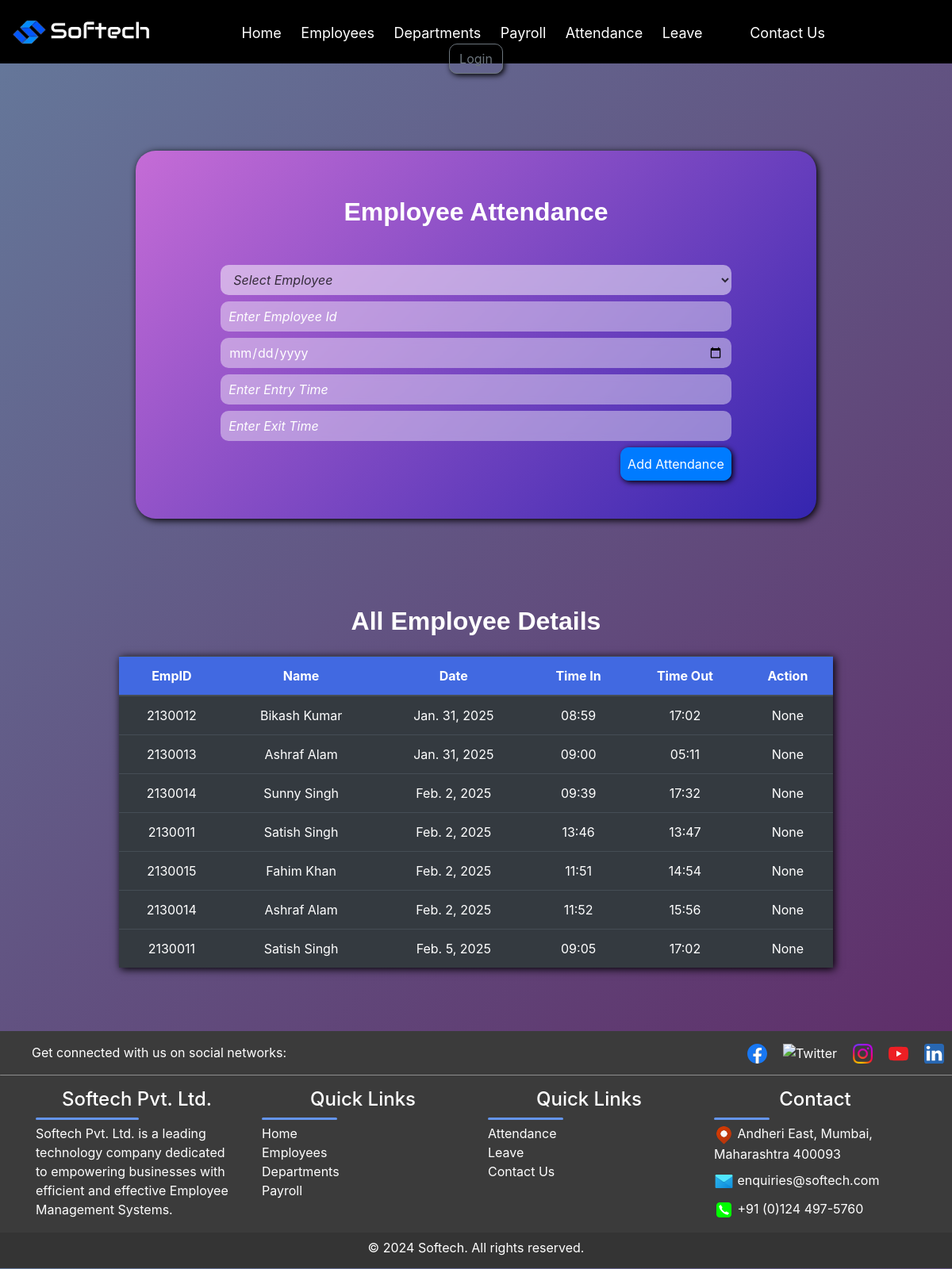
The app's page /attendance with its own data.
### app/models.py (models this page shows, shortened)
class Employees(models.Model):
      emp_id = models.CharField(max_length=10, primary_key=True)
      emp_name = models.CharField(max_length=100)
      mobile_number = models.CharField(max_length=15)
      email = models.EmailField()
      address = models.TextField()
      department_name = models.ForeignKey(Departments, on_delete=models.CASCADE)
      role = models.CharField(max_length=100)
      def __str__(self):
        return str(self.emp_name)

class Attendance(models.Model):
      emp_name = models.ForeignKey(Employees, on_delete=models.CASCADE)
      emp_id = models.CharField(max_length=100)
      date = models.DateField()
      time_in = models.CharField(max_length=20)
      time_out = models.CharField(max_length=20)
      action = models.CharField(max_length=100,null=True,blank=True)

### app/views.py (the view, shortened to what this page needs)
# urls.py: path('attendance', views.attendance_page, name="attendance"),
def attendance_page(request):
    attendance=Attendance.objects.all()
    form=AttendanceForm()
    context = {'attendance':attendance,'form':form}
    return render(request, 'app/attendance.html', context)

### app/templates/app/attendance.html (shortened to what this page needs)
{% extends "base_template/base.html" %}
{% load static %}
{% block content %}
         <form method="POST" class="bg-body py-5 justify-content-center" id="formbackground">
            <h2 class="fs-3 fw-bold text-decoration-underline mb-5">Employee Attendance</h2>
            {{form.emp_name}}
            {{form.emp_id}}
            {{form.date}}
            {{form.time_in}}
            {{form.time_out}}
            <div class="d-flex justify-content-end w-75 mx-auto">
              <button class="btn btn-primary p-2"  id="addBtn" type="submit">Add Attendance</button>
          </div>
          </form>
        <div class="w-auto mx-auto">
            <h2 class="fs-3 fw-bold text-decoration-underline mb-2 mt-5">All Employee Details</h2>
            <table class="table table-dark table-hover mt-4 mb-5 text-center w-75">
               <thead class="fw-bold">
                   <th>EmpID</th>
                   <th>Name</th>
                   <th>Date</th>
                   <th>Time In</th>
                   <th>Time Out</th>
                   <th>Action</th>
               </thead>
               <tbody id="AttendanceTable">
                {% for a in attendance %}
                <tr>
                  <td>{{a.emp_id}}</td>
                  <td>{{a.emp_name}}</td>
                  <td>{{a.date}}</td>
                  <td>{{a.time_in}}</td>
                  <td>{{a.time_out}}</td>
                  <td>{{a.action}}</td>
                </tr>
                {% endfor %}
               </tbody>
            </table>
        </div>
      {% endblock content %}

### app/static/app/CSS_files/index.css (style rules this page uses)
body { background-image: url("https://images.pexels.com/photos/7078666/pexels-photo-7078666.jpeg?auto=compress&cs=tinysrgb&w=1260&h=750&dpr=1"); background-size: cover; }
button { margin: 20px 0; border-radius: 10px !important; }
::placeholder { color: white !important; }

### app/static/app/CSS_files/style.css (style rules this page uses)
body { background: linear-gradient(135deg, #647095 0%, #5e2563 100%); color: white !important; margin: 0 !important; padding: 0 !important; overflow-x: hidden; }
.bg-body { background-color: rebeccapurple !important; }
h2 { font-family: Helvetica; text-align: center; }
table thead { color: white; font-weight: bold; background-color: royalblue; margin: auto; padding: auto; }
table { margin: auto !important; box-shadow: 2px 2px 10px black; }
input, textarea { background-color: rgba(255, 255, 255, 0.416) !important; background-blend-mode: overlay !important; backdrop-filter: blur(5px) !important; color: white !important; border: none !important; border-radius: 10px !important; padding: 10px !important; transition: background-color 0.3s ease-in-out !important; }
::placeholder { color: rgba(0, 0, 0, 0.744) !important; font-style: italic; }
h2 { margin: 10px 0px !important; font-weight: bold !important; text-align: center !important; }
select { font-style: italic; background-color: rgba(255, 255, 255, 0.5) !important; backdrop-filter: blur(5px) !important; color: rgba(0, 0, 0, 0.744) !important; border: none !important; border-radius: 10px !important; transition: background-color 0.3s ease-in-out !important; }
button { margin: 20px 0; border-radius: 10px !important; transition: background-color 0.3s ease-in-out !important; box-shadow: 2px 2px 7px black; }
table tr td { color: white; }
@media screen and (min-width: 768px) { .table { width: 100% !important; } }
#formbackground { background: linear-gradient(135deg, #c56cd6 0%, #3425af 100%); border-radius: 25px; margin: 110px 171px; transition: transform 0.3s ease; box-shadow: 2px 2px 10px black; }

### app/static/app/CSS_files/signup.css (style rules this page uses)
body { background-image: url("https://images.pexels.com/photos/7078666/pexels-photo-7078666.jpeg?auto=compress&cs=tinysrgb&w=1260&h=750&dpr=1"); background-size: cover; }
button { margin: 20px 0; border-radius: 10px !important; }
::placeholder { color: white !important; }

### app/static/app/CSS_files/login.css (style rules this page uses)
body { background-image: url("https://images.pexels.com/photos/7078666/pexels-photo-7078666.jpeg?auto=compress&cs=tinysrgb&w=1260&h=750&dpr=1"); background-size: cover; }
button { margin: 20px 0; border-radius: 10px !important; }
::placeholder { color: white !important; }

### records on screen
Employees: emp_name "Select Employee"
Attendance: emp_id "2130012", emp_name "Bikash Kumar", date "Jan. 31, 2025", time_in "08:59", time_out "17:02", action "None"
Attendance: emp_id "2130013", emp_name "Ashraf Alam", date "Jan. 31, 2025", time_in "09:00", time_out "05:11", action "None"
Attendance: emp_id "2130014", emp_name "Sunny Singh", date "Feb. 2, 2025", time_in "09:39", time_out "17:32", action "None"
Attendance: emp_id "2130011", emp_name "Satish Singh", date "Feb. 2, 2025", time_in "13:46", time_out "13:47", action "None"
Attendance: emp_id "2130015", emp_name "Fahim Khan", date "Feb. 2, 2025", time_in "11:51", time_out "14:54", action "None"
Attendance: emp_id "2130014", emp_name "Ashraf Alam", date "Feb. 2, 2025", time_in "11:52", time_out "15:56", action "None"
Attendance: emp_id "2130011", emp_name "Satish Singh", date "Feb. 5, 2025", time_in "09:05", time_out "17:02", action "None"
